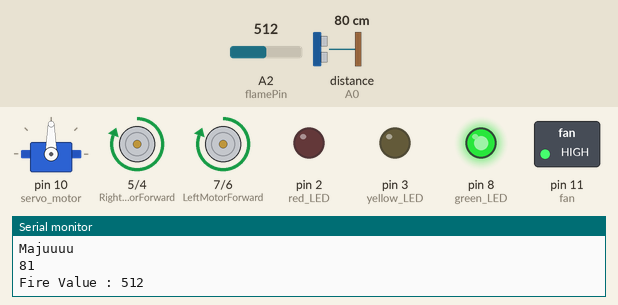
Simulated run of this program. Board: Arduino Uno, built with avr-gcc and run on an emulated ATmega328P. On the bench: servo, motor-driver pin pairs drawn as motors (green arrow = first pin HIGH = forward, orange = second pin HIGH = backward, longer = more drive), switched loads named in the program (green lamp = pin HIGH), output pins drawn as LEDs (lit = HIGH), the last lines printed to the serial monitor. The test bench sets the inputs (shaded band); at power-on: distance to the obstacle (sensor on A0) 80 cm, A2 (flamePin) = 512. The echo pulse lasts 58.3 µs per cm.

Above: at 3.9 s.
4.0 s: distance to the obstacle (sensor on A0) set to 50 cm
5.5 s: distance to the obstacle (sensor on A0) set to 41 cm
At 7.1 s:
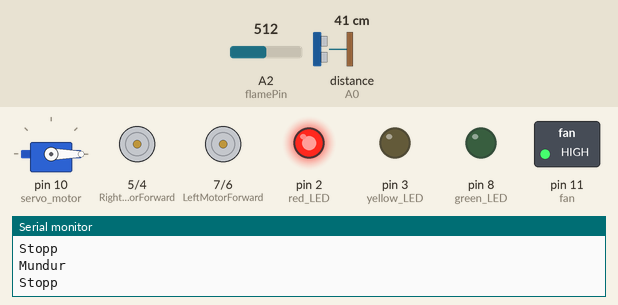
8.5 s: A2 (flamePin) set to 986
11.5 s: A2 (flamePin) set to 1007
At 13.8 s:
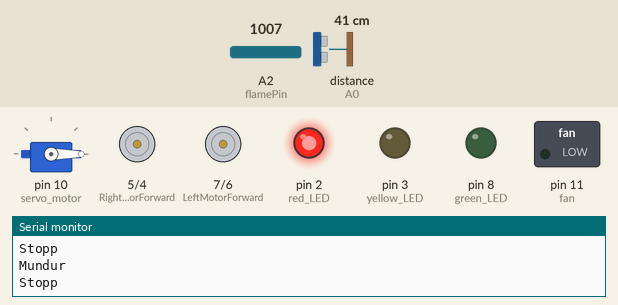
14.5 s: distance to the obstacle (sensor on A0) set to 60 cm
At 16.8 s:
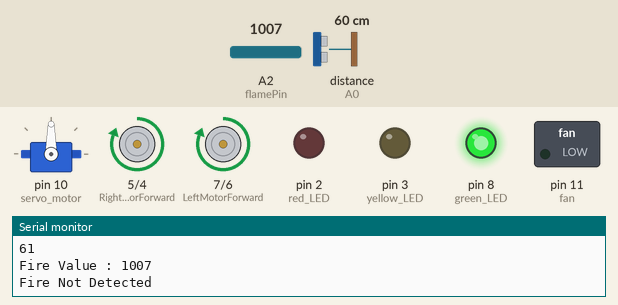
17.1 s: distance to the obstacle (sensor on A0) set to 2 cm
At 19.7 s:
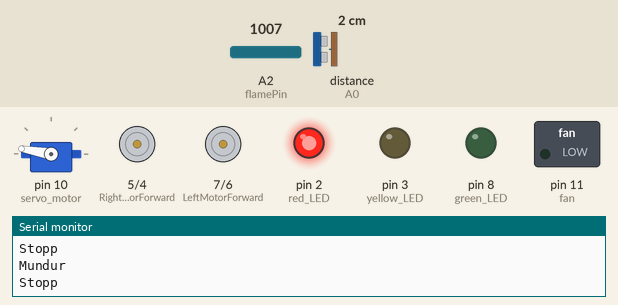
Timing chart, 0 to 21.1 s (numbered marks = the images above; inputs shaded):
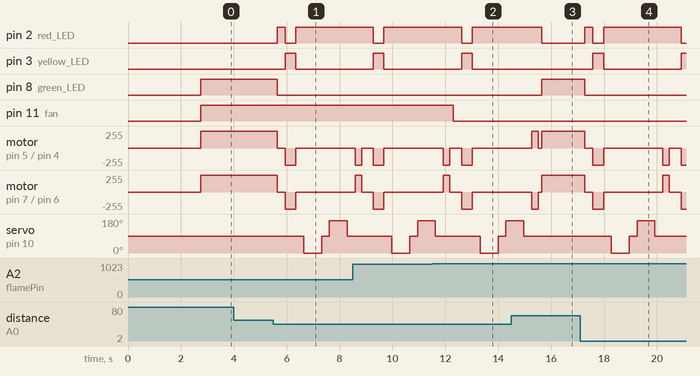

The program:

main.cpp
```cpp
#include <Servo.h>          //Servo motor library. This is standard library //Robot Lk
#include <NewPing.h>        //Ultrasonic sensor function library. You must install this library //Robot Lk
//Robot Lk YouTube Channel-https://www.youtube.com/c/RobotLk
//our L298N control pins
const int LeftMotorForward = 7;
const int LeftMotorBackward = 6;
const int RightMotorForward = 5;
const int RightMotorBackward = 4;
const int fan = 11;
//LED Robot LkNazia Marwiana
const int green_LED = 8;
const int yellow_LED = 3;
const int red_LED = 2;


//ultrasonic sensor pins
#define trig_pin A1 //analog input 1
#define echo_pin A0 //analog input 2
#define maximum_distance 200
boolean goesForward = false;
int distance = 100;

//flams sensor pin
const int flamePin = A2;

NewPing sonar(trig_pin, echo_pin, maximum_distance); //sensor function
Servo servo_motor; //our servo name

int readPing(){
  delay(70);
  int cm = sonar.ping_cm();
  if (cm==0){
    cm=250;
  }
  return cm;
}
int lookRight(){
  servo_motor.write(0);
  delay(500);
  int distance = readPing();
  delay(100);
  servo_motor.write(90);
  return distance;
}

int lookLeft(){
  servo_motor.write(170);
  delay(500);
  int distance = readPing();
  delay(100);
  servo_motor.write(90);
  return distance;
  delay(100);
}

int fire(){
  int result = analogRead(flamePin);
  Serial.print("Fire Value : ");
  Serial.println(result);
  if(result <=1000 ){
    Serial.println("Fire Detected");
    digitalWrite(fan,HIGH);
    Serial.println("Fan ON!!!");
  }else{
    Serial.println("Fire Not Detected");
    digitalWrite(fan,LOW);
    Serial.println("Fan OFf!!");
  }
}

void moveStop(){

  digitalWrite(RightMotorForward, LOW);
  digitalWrite(LeftMotorForward, LOW);
  digitalWrite(RightMotorBackward, LOW);
  digitalWrite(LeftMotorBackward, LOW);
  digitalWrite(green_LED, LOW);
  digitalWrite(yellow_LED, LOW);
  digitalWrite(red_LED, HIGH);
}

void moveForward(){

  if(!goesForward){

    goesForward=true;

    digitalWrite(LeftMotorForward, HIGH);
    digitalWrite(RightMotorForward, HIGH);

    digitalWrite(LeftMotorBackward, LOW);
    digitalWrite(RightMotorBackward, LOW);

    digitalWrite(green_LED, HIGH);//Robot Lk//Robot Lk
    digitalWrite(red_LED, LOW);//Robot Lk//Robot Lk
    digitalWrite(yellow_LED, LOW);//Robot Lk//Robot Lk

  }
}

void moveBackward(){

  goesForward=false;

  digitalWrite(LeftMotorBackward, HIGH);
  digitalWrite(RightMotorBackward, HIGH);

  digitalWrite(LeftMotorForward, LOW);
  digitalWrite(RightMotorForward, LOW);

  digitalWrite(yellow_LED, HIGH);
  digitalWrite(red_LED, LOW);
  digitalWrite(green_LED, LOW);
}


void turnRight(){

  digitalWrite(LeftMotorForward, HIGH);
  digitalWrite(RightMotorBackward, HIGH);

  digitalWrite(LeftMotorBackward, LOW);
  digitalWrite(RightMotorForward, LOW);

  delay(250);

  digitalWrite(LeftMotorForward, HIGH);
  digitalWrite(RightMotorForward, HIGH);

  digitalWrite(LeftMotorBackward, LOW);
  digitalWrite(RightMotorBackward, LOW);

}

void turnLeft(){

  digitalWrite(LeftMotorBackward, HIGH);
  digitalWrite(RightMotorForward, HIGH);

  digitalWrite(LeftMotorForward, LOW);
  digitalWrite(RightMotorBackward, LOW);

  delay(250);

  digitalWrite(LeftMotorForward, HIGH);
  digitalWrite(RightMotorForward, HIGH);

  digitalWrite(LeftMotorBackward, LOW);
  digitalWrite(RightMotorBackward, LOW);
}

void setup(){
  Serial.begin(9600);
  pinMode(RightMotorForward, OUTPUT);
  pinMode(LeftMotorForward, OUTPUT);
  pinMode(LeftMotorBackward, OUTPUT);
  pinMode(RightMotorBackward, OUTPUT);
  pinMode(green_LED, OUTPUT);
  pinMode(yellow_LED, OUTPUT);
  pinMode(red_LED, OUTPUT);
  pinMode(flamePin,INPUT);
  pinMode(fan,OUTPUT);

  servo_motor.attach(10); //our servo pin

  servo_motor.write(90);
  delay(2000);
  distance = readPing();
  delay(100);
  distance = readPing();
  delay(100);
  distance = readPing();
  delay(100);
  distance = readPing();
  delay(100);
}

void loop(){

  int distanceRight = 0;
  int distanceLeft = 0;
  delay(50);
  Serial.println(distance);
  if (distance <= 45){
    Serial.println("Checked Fire Or Not!!!");
    fire();
    moveStop();
    Serial.println("Stopp");
    delay(300);
    moveBackward();
    Serial.println("Mundur");
    delay(400);
    moveStop();
    Serial.println("Stopp");
    delay(300);
    distanceRight = lookRight();
    delay(300);
    distanceLeft = lookLeft();
    delay(300);

    if (distance >= distanceLeft){
      Serial.println("Belok Kanan");
      turnRight();
      moveStop();
    }
    else{
      Serial.println("Belok Kiri");
      turnLeft();
      moveStop();
    }
  }
  else{
    fire();
    moveForward();
    Serial.println("Majuuuu");
  }
    distance = readPing();
    // delay(1000);
}
```

Measured:
- the behaviour switches between 45 and 44 cm on distance to the obstacle (sensor on A0) (found by bisection; images 0 and 1)
- the behaviour switches between 1000 and 1001 on A2 (flamePin) (found by bisection; images 1 and 2)
- after the input at 5.5 s, pin 2 (red_LED): LOW → HIGH after 0.14 s, → LOW 0.31 s later, → HIGH 0.40 s later; pin 3 (yellow_LED): LOW → HIGH after 0.44 s, → LOW 0.40 s later
- after the input at 11.5 s, pin 11 (fan): HIGH → LOW after 0.80 s
- after the input at 14.5 s, pin 3 (yellow_LED): stays LOW (without the input it goes to HIGH after 1.5 s); pin 8 (green_LED): LOW → HIGH after 1.1 s; servo on pin 10 (servo_motor): goes on until 15.0 s, then stays 90°
- after the input at 17.1 s, pin 2 (red_LED): LOW → HIGH after 0.17 s, → LOW 0.31 s later, → HIGH 0.40 s later, → LOW 2.9 s later; pin 3 (yellow_LED): LOW → HIGH after 0.48 s, → LOW 0.40 s later, → HIGH 2.9 s later
